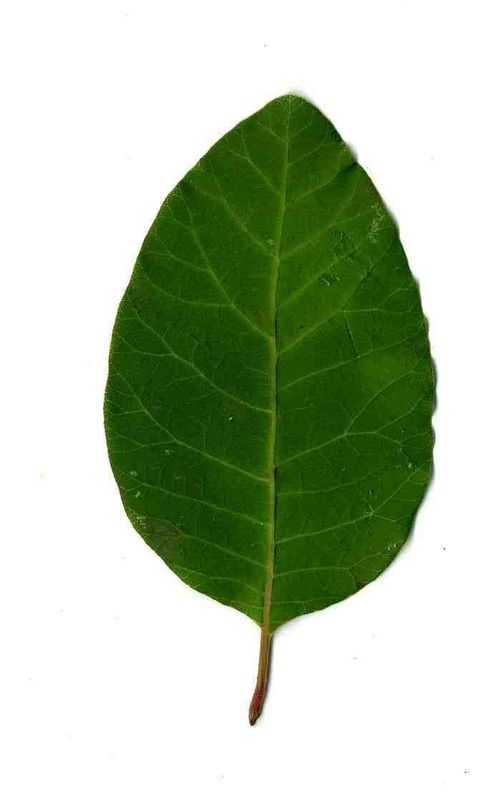
%> input picture data/test_data/coggygria/4622.jpg, 498 x 800 px
$ octave --eval "result = getSample('../data/test_data/coggygria/4622.jpg');"   (GNU Octave 9; MATLAB toolbox functions it lacks are replaced by stand-ins)
%> lines starting %> are read from the running program, lines starting %| are printed output that depends on the picture; in (x1, y1, x2, y2) boxes, pixels count from 0 and x2, y2 are one past the last pixel; in counts of white or black regions, pixels touching at a corner belong together; the program's own positions count from 1
### Matlab/get_texture.m
function [ Tex ] = get_texture( Image )

    [cA,cH,cV,cD] = dwt2(Image, 'db1');
    Tex = idwt2(cA*0, cH, cV, cD, 'db1');
    Tex = uint8(wcodemat(Tex, 256));

end

### Matlab/getSample.m
function [ sample_vector ] = getSample( filename)
%> called with filename = '../data/test_data/coggygria/4622.jpg'
%UNTITLED6 Summary of this function goes here
%   Detailed explanation goes here
    cMatrix = zeros(1, 7);
    I = imread(filename);
%> I is the input picture: size 800x498x3 uint8; mean R, G, B 182.7, 197, 172.6
    I = rgb2gray(I);
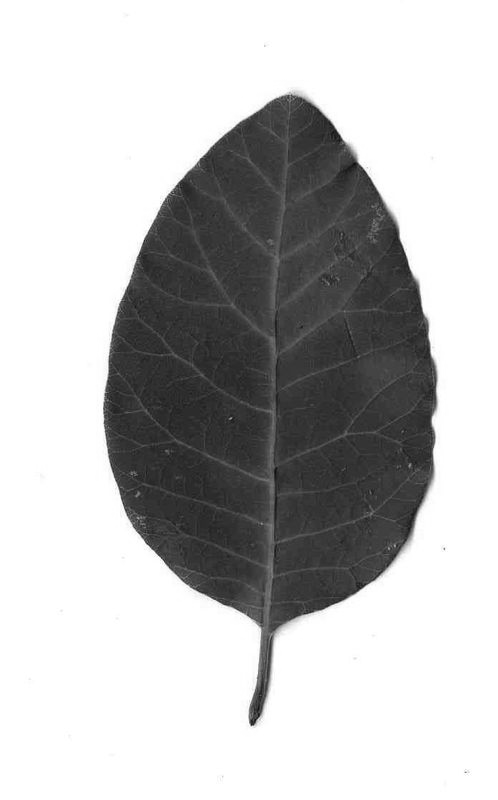
%> I: size 800x498 uint8; min 12, max 255, mean 189.9

    BW = ~im2bw(I, graythresh(I));
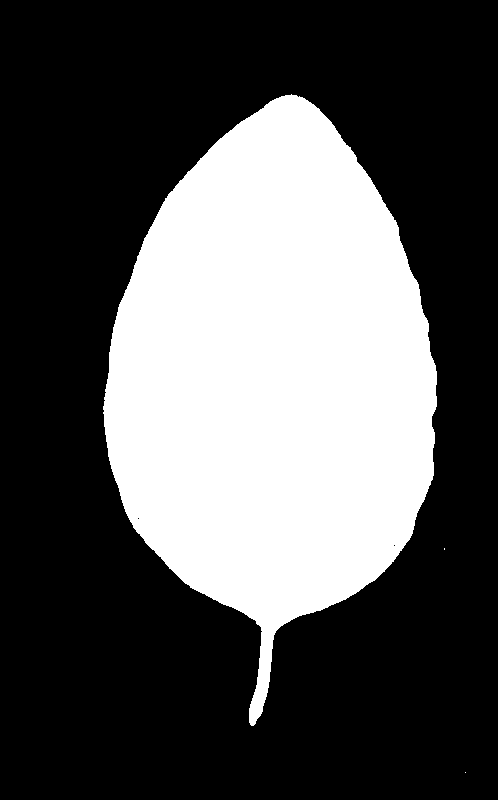
%> BW: size 800x498 logical; 33% white; 3 white regions (2 under 20 px), largest, box (x1, y1, x2, y2) and area: (103, 94, 437, 726) 131541
    Area = bwarea(BW);
%> Area = 131616.4
    Perimeter = sum(sum(bwperim(BW)));
%> Perimeter = 1414
    stats = regionprops(BW, 'MajorAxisLength', 'MinorAxisLength');
%> stats = 3 regions; MajorAxisLength and MinorAxisLength: 521.4 325.7, 2.31 1.15, 1.15 1.15
    MajorAxis = 0;
    MinorAxis = 0;
    for j = 1:length(stats)
        if MajorAxis < stats(j).MajorAxisLength
            MajorAxis = stats(j).MajorAxisLength;
            MinorAxis = stats(j).MinorAxisLength;
        end
    end
%> this loop made 3 passes
%> (MajorAxis, MinorAxis) on pass 1: (521.4, 325.7)

    Tex = get_texture(I);
%> in get_texture, `[cA,cH,cV,cD] = dwt2(Image, 'db1');`:
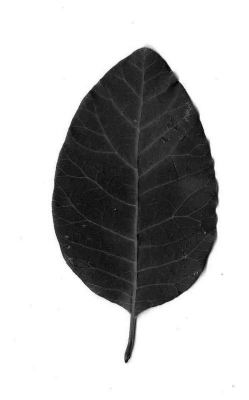
%> cA: size 400x249 double; min 48, max 510, mean 379.9; drawn with min black and max white
%> in get_texture, `[cA,cH,cV,cD] = dwt2(Image, 'db1');`:
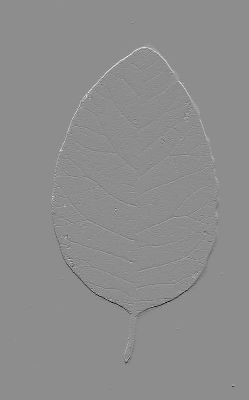
%> cH: size 400x249 double; min -125.5, max 101, mean 0; drawn with min black and max white
%> in get_texture, `[cA,cH,cV,cD] = dwt2(Image, 'db1');`:
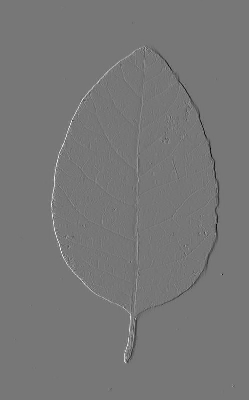
%> cV: size 400x249 double; min -122, max 139, mean 0; drawn with min black and max white
%> in get_texture, `Tex = uint8(wcodemat(Tex, 256));`:
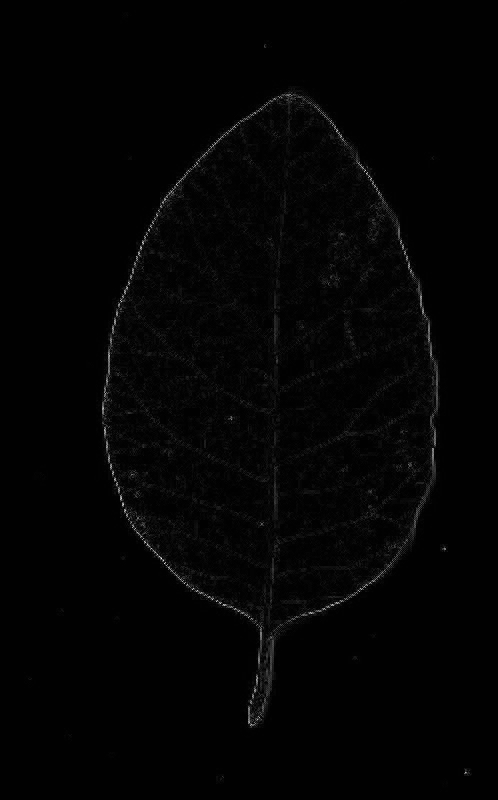
%> Tex: size 800x498 uint8; min 1, max 255, mean 3.7
    glcm = graycomatrix(Tex);
%> glcm = [389244 2077 493 279 146 56 10 1; 2104 837 221 82 52 39 4 0; 487 221 117 62 44 18 8 1; 272 97 64 66 37 12 2 0; 137 65 42 35 7 2 3 0; 47 33 18 25 4 0 0 0; 14 9 2 1 1 0 0 0; 1 0 1 0 0 0 0 0]
    stats = graycoprops(glcm, 'all');
%> stats = {Contrast 0.0656, Correlation 0.374, Energy 0.958, Homogeneity 0.989}
    stats.Entropy = entropy(Tex);
%> stats.Entropy = 2.23

    cMatrix(1) = stats.Contrast;
    cMatrix(2) = stats.Correlation;
    cMatrix(3) = stats.Energy;
    cMatrix(4) = stats.Homogeneity;
    cMatrix(5) = stats.Entropy;
    cMatrix(6) = 4*pi*Area/Perimeter^2;
    cMatrix(7) = MinorAxis/MajorAxis;

    sample_vector = cMatrix;
%> sample_vector = [0.0656 0.374 0.958 0.989 2.23 0.827 0.625]
end

$ run again, on data/test_data/coggygria/4783.jpg
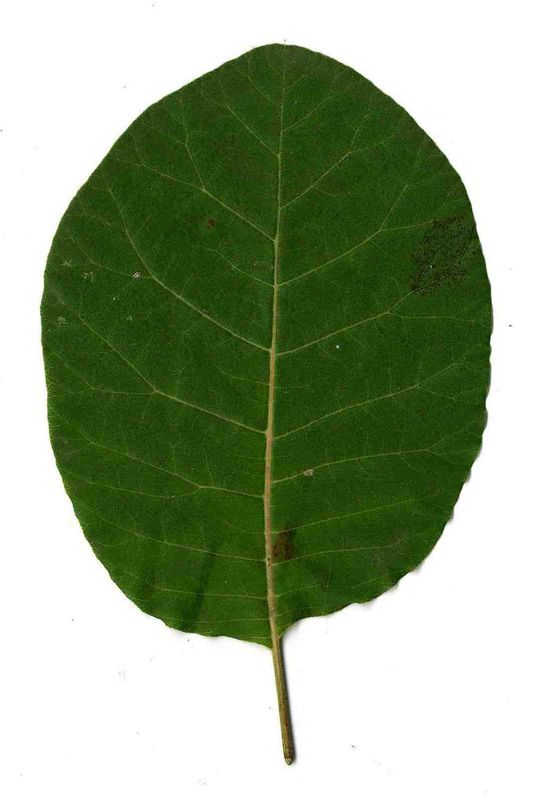
%> input picture data/test_data/coggygria/4783.jpg, 534 x 800 px
%> in getSample, I is the input picture: size 800x534x3 uint8; mean R, G, B 148.7, 164.6, 134.9
%> I: size 800x534 uint8
%> in getSample, `BW = ~im2bw(I, graythresh(I));`:
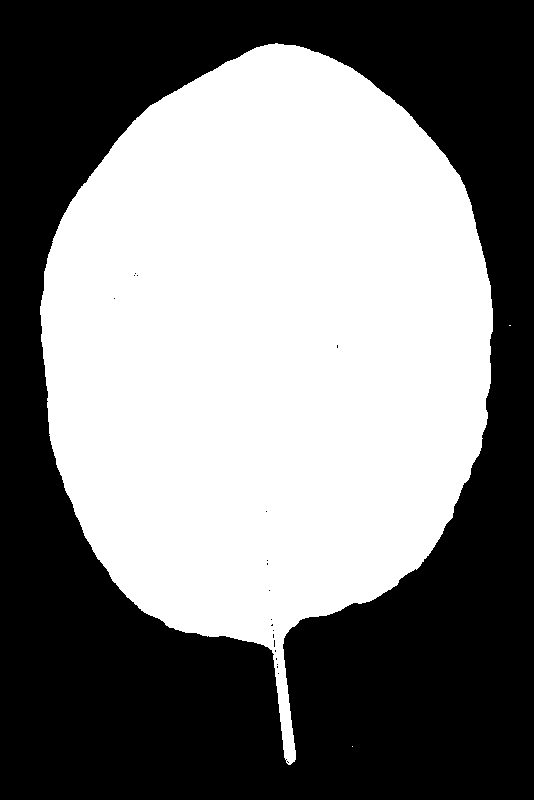
%> BW: size 800x534 logical; 49.4% white; 3 white regions (2 under 20 px), largest, box (x1, y1, x2, y2) and area: (40, 43, 493, 765) 211201
%> Area = 211296.2
%> Perimeter = 1871
%> in getSample, `stats = regionprops(BW, 'MajorAxisLength', 'MinorAxisLength');`: stats = 3 regions; MajorAxisLength and MinorAxisLength: 599.1 452.1, 1.15 1.15, 2.31 1.15
%> the loop in getSample, `for j = 1:length(stats)` made 3 passes
%> (MajorAxis, MinorAxis) on pass 1: (599.1, 452.1)
%> in get_texture, `Tex = uint8(wcodemat(Tex, 256));`:
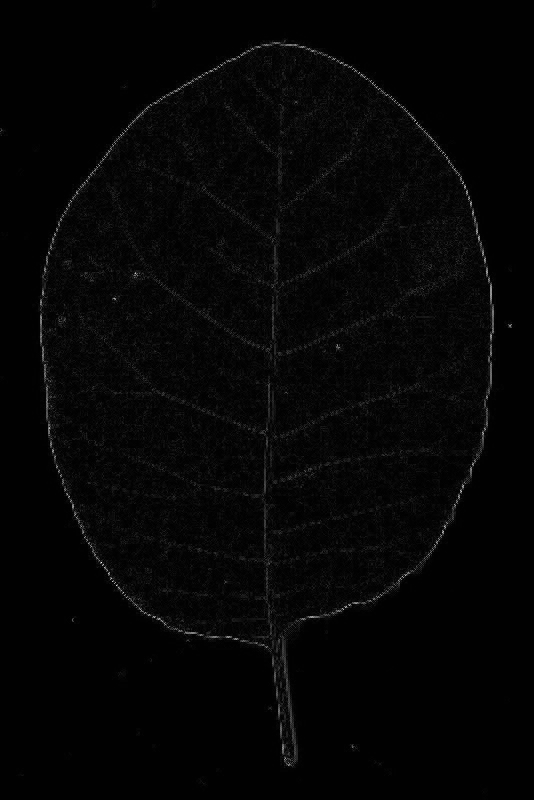
%> Tex: size 800x534 uint8; min 1, max 255, mean 5.3
%> glcm = [414564 3446 523 291 173 39 4 1; 3441 1166 260 120 92 21 2 0; 546 255 166 92 51 16 1 0; 276 122 102 112 33 12 1 1; 174 91 55 29 20 2 0 0; 37 19 17 15 2 0 0 0; 3 3 2 0 0 0 0 0; 1 0 1 0 0 0 0 0]
%> in getSample, `stats = graycoprops(glcm, 'all');`: stats = {Contrast 0.0684, Correlation 0.388, Energy 0.945, Homogeneity 0.986}
%> stats.Entropy = 3.15
%> sample_vector = [0.0684 0.388 0.945 0.986 3.15 0.758 0.755]

$ run again, on data/test_data/coggygria/4815.jpg
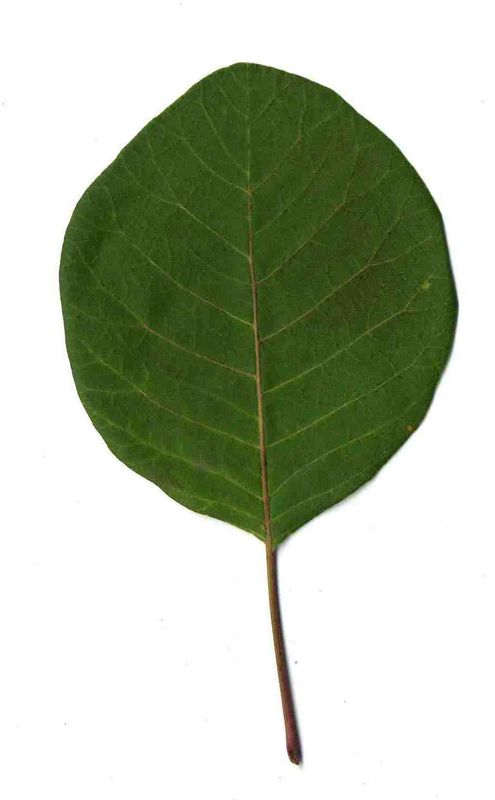
%> input picture data/test_data/coggygria/4815.jpg, 495 x 800 px
%> in getSample, I is the input picture: size 800x495x3 uint8; mean R, G, B 183.9, 192.1, 172.4
%> I: size 800x495 uint8
%> in getSample, `BW = ~im2bw(I, graythresh(I));`:
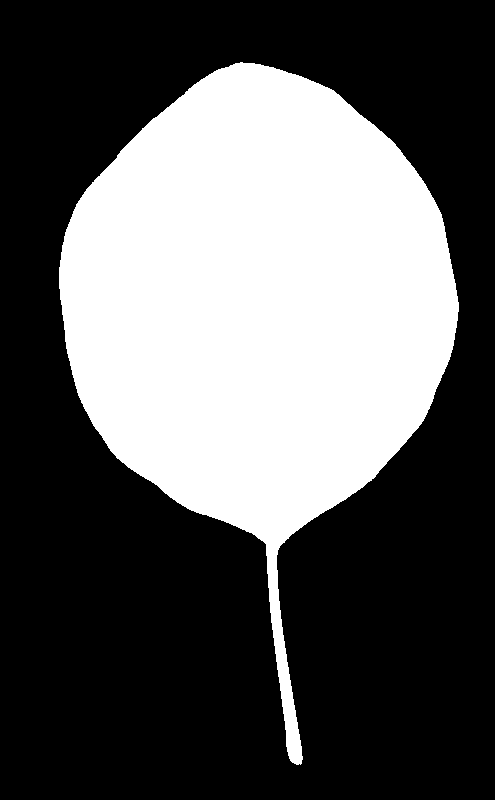
%> BW: size 800x495 logical; 35.9% white; 1 white region, box (x1, y1, x2, y2) and area: (59, 62, 459, 765) 142175
%> Area = 142255.6
%> Perimeter = 1611
%> in getSample, `stats = regionprops(BW, 'MajorAxisLength', 'MinorAxisLength');`: stats = 1 region; MajorAxisLength and MinorAxisLength: 490.9 388.2
%> the loop in getSample, `for j = 1:length(stats)` made 1 pass
%> (MajorAxis, MinorAxis) on pass 1: (490.9, 388.2)
%> in get_texture, `Tex = uint8(wcodemat(Tex, 256));`:
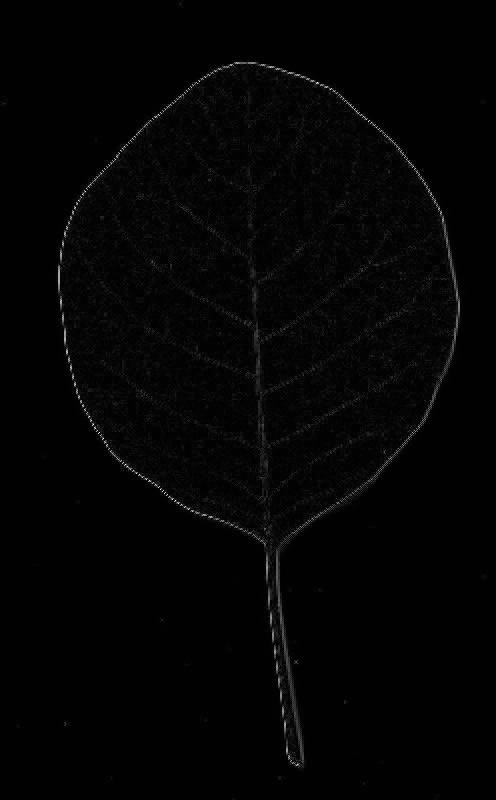
%> Tex: size 800x496 uint8; min 1, max 255, mean 4
%> glcm = [387207 1985 503 283 160 112 36 6; 2055 872 246 85 47 55 19 5; 457 292 185 71 28 31 9 4; 281 95 73 64 41 18 7 2; 144 60 28 49 31 16 2 0; 104 58 27 25 18 14 0 0; 35 18 11 4 5 0 0 0; 9 4 4 0 0 0 0 0]
%> in getSample, `stats = graycoprops(glcm, 'all');`: stats = {Contrast 0.085, Correlation 0.389, Energy 0.956, Homogeneity 0.989}
%> stats.Entropy = 2.38
%> sample_vector = [0.085 0.389 0.956 0.989 2.38 0.689 0.791]
